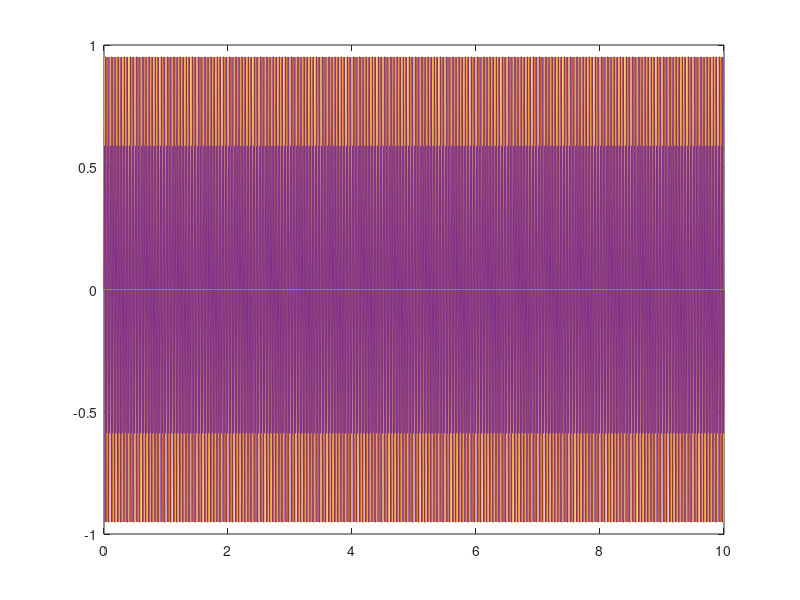
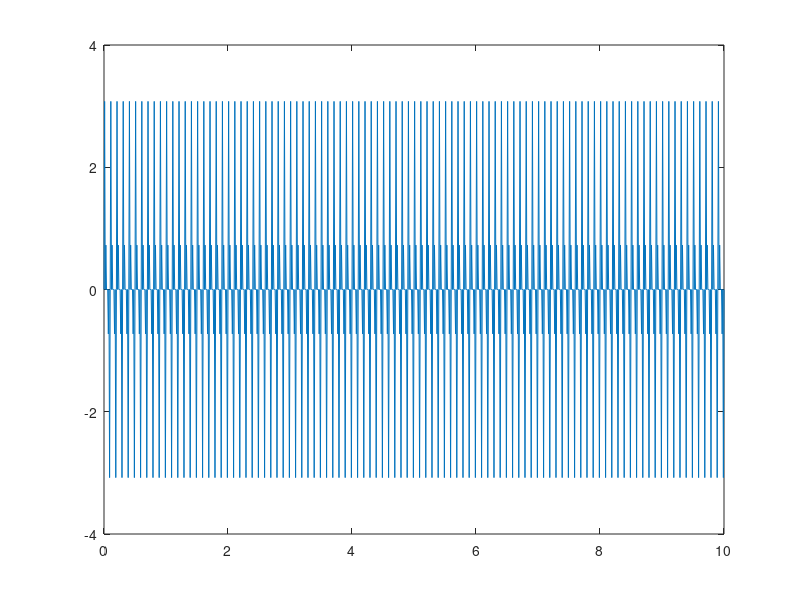
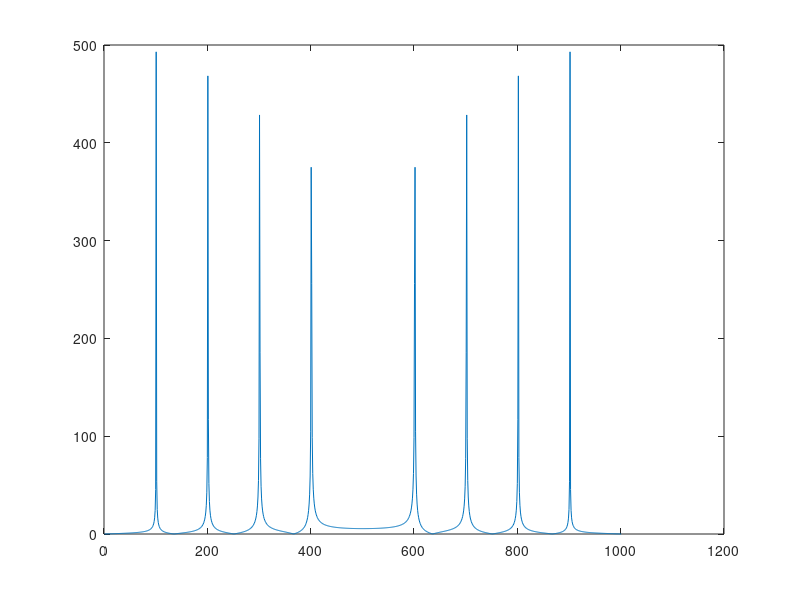
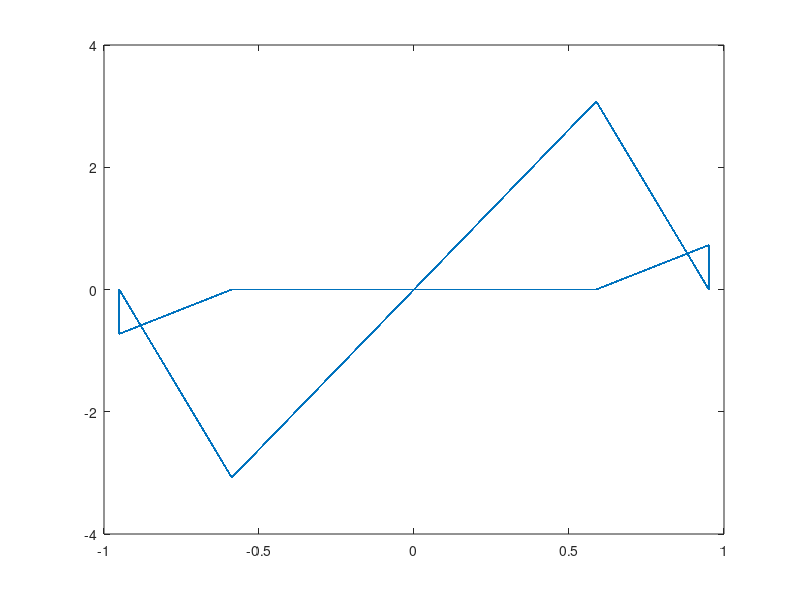

The MATLAB script that drew these images, in order:
clear all; close all;
clc;

%%%%%%%%%%%%%%%%%%%%%%%%%%%%%%%%%%%%%%%%%%%%%%%%%%%%%%%%%%%%%%%%%%%%%%%%%%%

f=[10 20 30 40 50]/1;
t = (0:0.01:10);

O = f'*t;

%%%%%%%%%%%%%%%%%%%%%%%%%%%%%%%%%%%%%%%%%%%%%%%%%%%%%%%%%%%%%%%%%%%%%%%%%%%
x = sin(2*pi*O);
y = sum(x);

%%%%%%%%%%%%%%%%%%%%%%%%%%%%%%%%%%%%%%%%%%%%%%%%%%%%%%%%%%%%%%%%%%%%%%%%%%%
figure, plot(t,x);
figure, plot(t,y);

%%%%%%%%%%%%%%%%%%%%%%%%%%%%%%%%%%%%%%%%%%%%%%%%%%%%%%%%%%%%%%%%%%%%%%%%%%%
z = fft(y);
figure, plot(abs(z));

%%%%%%%%%%%%%%%%%%%%%%%%%%%%%%%%%%%%%%%%%%%%%%%%%%%%%%%%%%%%%%%%%%%%%%%%%%%

figure, plot(x(1,:),y);